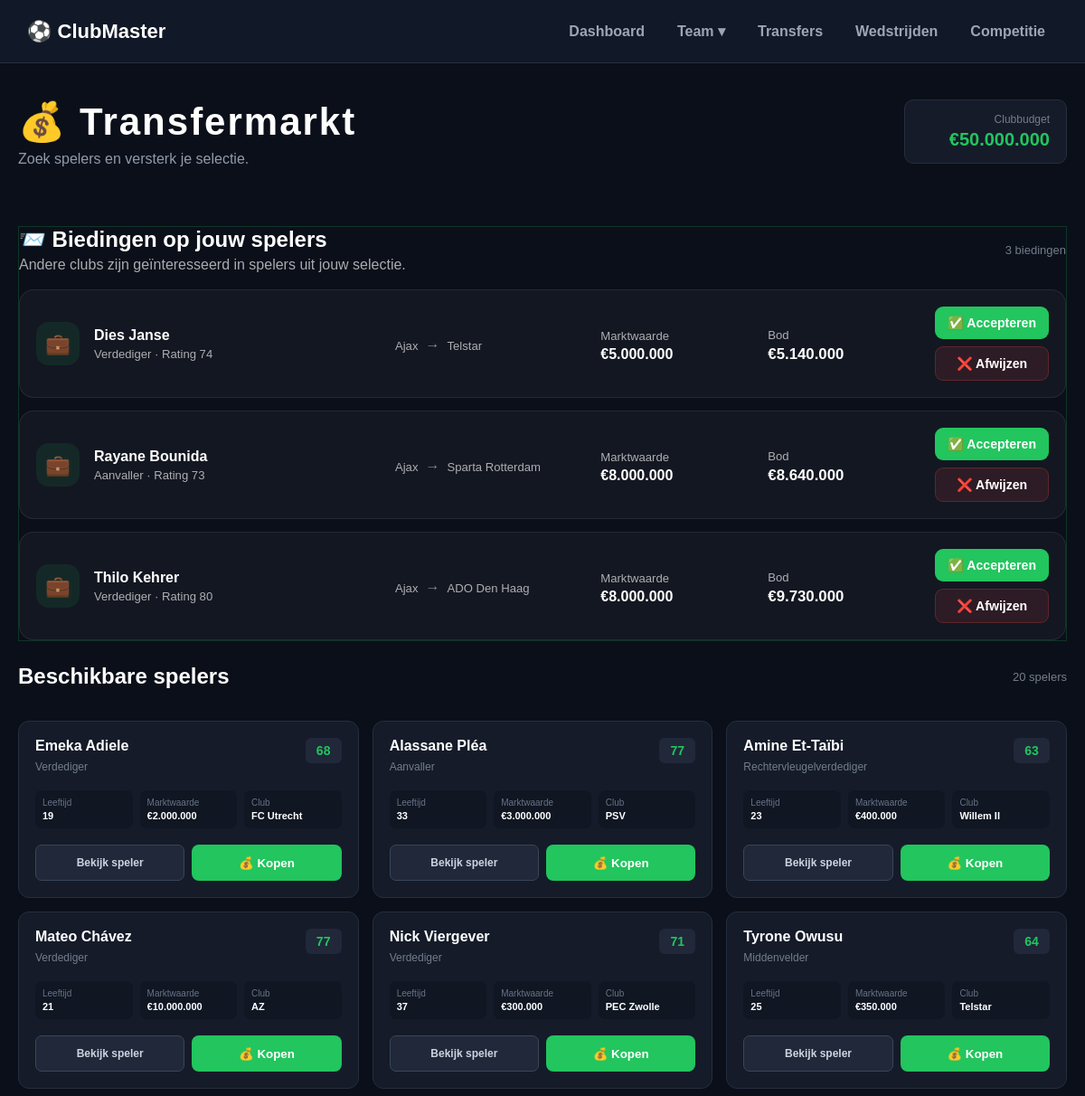
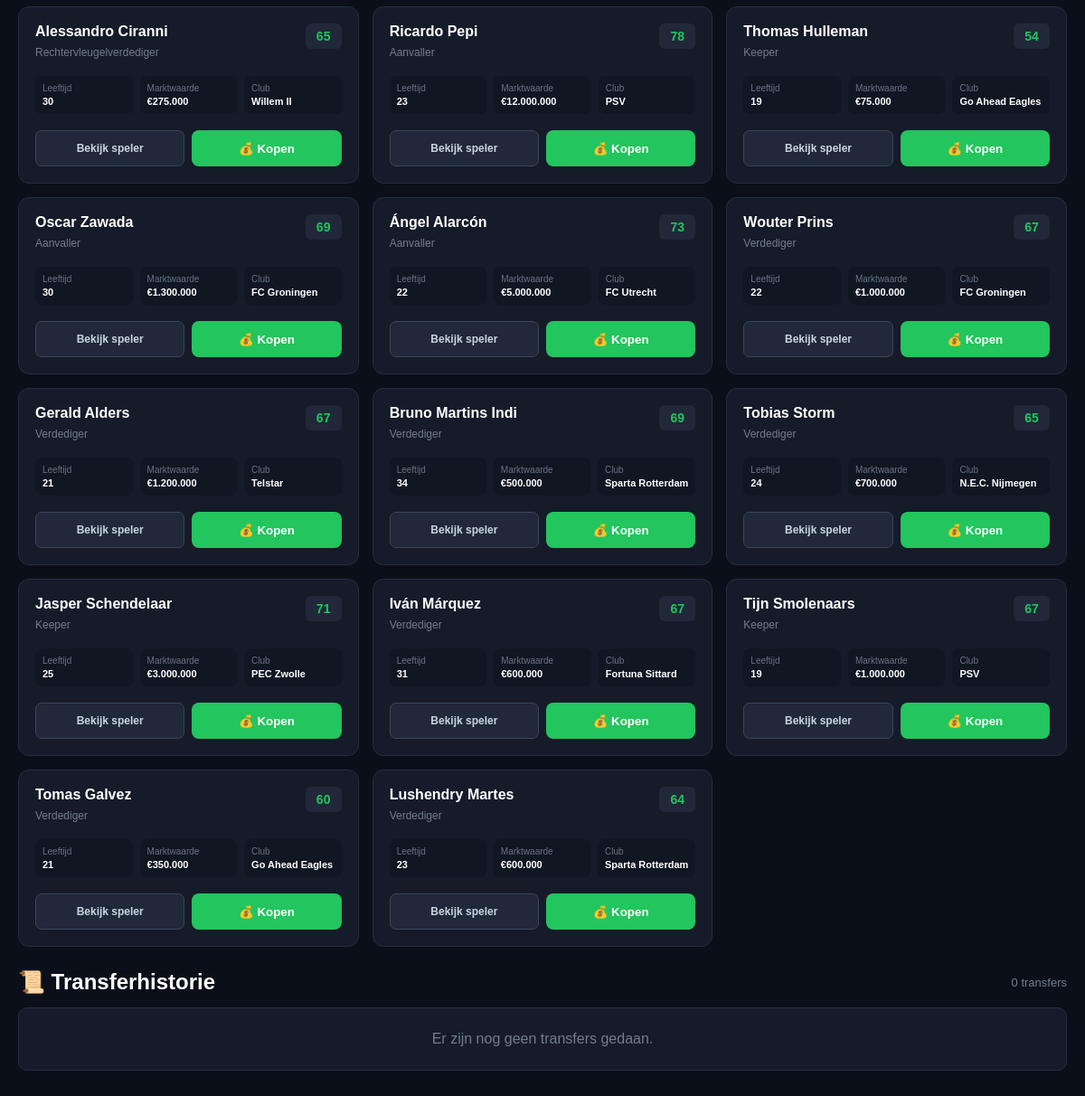
Screenshot of /transfers (signed in) with the database file from the repository (2 pictures, top to bottom).
### tables this page shows
CREATE TABLE clubs (
            id INTEGER PRIMARY KEY AUTOINCREMENT,
            naam TEXT NOT NULL,
            stad TEXT NOT NULL,
            rating INTEGER NOT NULL,
            logo TEXT NOT NULL,
            budget INTEGER NOT NULL,
            salariskosten INTEGER NOT NULL,
            stadioncapaciteit INTEGER NOT NULL,
            inkomsten_per_wedstrijd INTEGER NOT NULL
        );

CREATE TABLE players (
            id INTEGER PRIMARY KEY AUTOINCREMENT,
            club_id INTEGER NOT NULL,
            naam TEXT NOT NULL,
            positie TEXT NOT NULL,
            leeftijd INTEGER NOT NULL,
            marktwaarde INTEGER NOT NULL,
            rating INTEGER NOT NULL,
            salaris INTEGER NOT NULL,
            contractduur INTEGER NOT NULL,
            FOREIGN KEY (club_id) REFERENCES clubs(id)
        );

### app.py (the view)
@app.route("/transfers")
@login_required
def transfers():
    club = get_user_club()
    if club is None:
        return redirect(
            url_for("clubs_page")
        )
    transfer_offers = (
        genereer_ai_transferbiedingen()
    )
    progress = get_user_progress()
    connection = get_connection()
    spelers = connection.execute("""
        SELECT
            players.id,
            players.naam,
            players.positie,
            players.leeftijd,
            players.marktwaarde,
            players.rating,
            players.club_id,
            clubs.naam AS club_naam,
            clubs.logo AS club_logo
        FROM players
        JOIN clubs
            ON players.club_id = clubs.id
        WHERE players.club_id != ?
        ORDER BY RANDOM()
        LIMIT 20
    """, (
        club["id"],
    )).fetchall()
    connection.close()
    return render_template(
        "transfers.html",
        club=club,
        players=spelers,
        transfer_history=
            progress["transfer_history"],
        transfer_offers=
            transfer_offers
    )

### app.py (called while the page is built, shortened)
def get_connection():
    connection = sqlite3.connect(DATABASE)
    connection.row_factory = sqlite3.Row
    return connection

def login_required(view):
    @wraps(view)
    def wrapped_view(*args, **kwargs):
        user_id = session.get("user_id")
        if user_id is None:
            return redirect(
                url_for("login")
            )
        connection = get_connection()
        user = connection.execute("""
            SELECT id
            FROM users
            WHERE id = ?
        """, (
            user_id,
        )).fetchone()
        connection.close()
        if user is None:
            session.clear()
            return redirect(
                url_for("login")
            )
        return view(*args, **kwargs)
    return wrapped_view

def get_current_user():
    user_id = session.get("user_id")
    if user_id is None:
        return None
    connection = get_connection()
    user = connection.execute("""
        SELECT
            id,
            username,
            password_hash,
            club_id,
            lineup_json,
            tactics_json,
            transfer_history_json,
            transfer_offers_json,
            transfer_offer_date,
            created_at
        FROM users
        WHERE id = ?
    """, (
        user_id,
    )).fetchone()
    connection.close()
    return user

def load_json_value(value, default):
    if not value:
        return default
    try:
        return json.loads(value)
    except (
        TypeError,
        ValueError,
        json.JSONDecodeError
    ):
        return default

def get_user_progress():
    user = get_current_user()
    return {
        "lineup": load_json_value(
            user["lineup_json"],
            {}
        ),
        "tactics": load_json_value(
            user["tactics_json"],
            {
                "formatie": "4-3-3",
                "speelstijl": "Gebalanceerd",
                "mentaliteit": "Gebalanceerd",
                "druk": "Normaal"
            }
        ),
        "transfer_history": load_json_value(
            user["transfer_history_json"],
            []
        ),
        "transfer_offers": load_json_value(
            user["transfer_offers_json"],
            []
        ),
        "transfer_offer_date":
            user["transfer_offer_date"]
    }

### Templates/transfers.html (shortened to what this page needs)
<!DOCTYPE html>
<html lang="nl">
<head>
    <link
        rel="stylesheet"
        href="{{ url_for('static', filename='style.css') }}"
    >
</head>
<body>
{% include "navbar.html" %}
<main class="transfers-page">
    <div class="transfers-header">
        <div>
            <h1>
                💰 Transfermarkt
            </h1>
            <p class="page-subtitle">
                Zoek spelers en versterk je selectie.
            </p>
        </div>
        <div class="transfer-budget">
            <span>
                Clubbudget
            </span>
            <strong>
                €{{ "{:,.0f}".format(club.budget).replace(",", ".") }}
            </strong>
        </div>
    </div>
    {% if transfer_offers %}
    <section class="transfer-section ai-offers-section">
        <div class="transfer-section-header">
            <div>
                <h2>
                    📨 Biedingen op jouw spelers
                </h2>
                <p class="transfer-offers-subtitle">
                    Andere clubs zijn geïnteresseerd in spelers uit jouw selectie.
                </p>
            </div>
            <span>
                {{ transfer_offers|length }} biedingen
            </span>
        </div>
        <div class="transfer-offers-list">
            {% for offer in transfer_offers %}
            <article class="ai-offer-card">
                <div class="ai-offer-icon">
                    💼
                </div>
                <div class="ai-offer-main">
                    <div class="ai-offer-player">
                        <strong>
                            {{ offer.player_name }}
                        </strong>
                        <span>
                            {{ offer.position }}
                            ·
                            Rating {{ offer.rating }}
                        </span>
                    </div>
                    <div class="ai-offer-route">
                        <span>
                            {{ offer.from_club }}
                        </span>
                        <strong>
                            →
                        </strong>
                        <span>
                            {{ offer.to_club }}
                        </span>
                    </div>
                    <div class="ai-offer-value">
                        <span>
                            Marktwaarde
                        </span>
                        <strong>
                            €{{ "{:,.0f}".format(offer.market_value).replace(",", ".") }}
                        </strong>
                    </div>
                    <div class="ai-offer-price">
                        <span>
                            Bod
                        </span>
                        <strong>
                            €{{ "{:,.0f}".format(offer.offer).replace(",", ".") }}
                        </strong>
                    </div>
                </div>
                <div class="ai-offer-actions">
                    <form
                        method="POST"
                        action="{{ url_for('accept_transfer_offer', offer_id=offer.id) }}"
                    >
                        <button
                            type="submit"
                            class="club-button ai-accept-button"
                        >
                            ✅ Accepteren
                        </button>
                    </form>
                    <form
                        method="POST"
                        action="{{ url_for('reject_transfer_offer', offer_id=offer.id) }}"
                    >
                        <button
                            type="submit"
                            class="ai-reject-button"
                        >
                            ❌ Afwijzen
                        </button>
                    </form>
                </div>
            </article>
            {% endfor %}
        </div>
    </section>
    {% endif %}
    <section class="transfer-section">
        <div class="transfer-section-header">
            <h2>
                Beschikbare spelers
            </h2>
            <span>
                {{ players|length }} spelers
            </span>
        </div>
        <div class="transfer-grid">
            {% for player in players %}
                <article class="transfer-card">
                    <div class="transfer-card-top">
                        <div>
                            <h3>
                                {{ player.naam }}
                            </h3>
                            <span class="transfer-position">
                                {{ player.positie }}
                            </span>
                        </div>
                        <div class="transfer-rating">
                            {{ player.rating }}
                        </div>
                    </div>
                    <div class="transfer-details">
                        <div>
                            <span>
                                Leeftijd
                            </span>
                            <strong>
                                {{ player.leeftijd }}
                            </strong>
                        </div>
                        <div>
                            <span>
                                Marktwaarde
                            </span>
                            <strong>
                                €{{ "{:,.0f}".format(player.marktwaarde).replace(",", ".") }}
                            </strong>
                        </div>
                        <div>
                            <span>
                                Club
                            </span>
                            <strong>
                                {{ player.club_naam }}
                            </strong>
                        </div>
                    </div>
                    <div class="transfer-actions">
                        <a
                            href="{{ url_for('player_detail', player_id=player.id) }}"
                            class="transfer-info-button"
                        >
                            Bekijk speler
                        </a>
                        <form
                            method="POST"
                            action="{{ url_for('buy_transfer', player_id=player.id) }}"
                        >
                            <button
                                type="submit"
                                class="club-button transfer-buy-button"
                            >
                                💰 Kopen
                            </button>
                        </form>
                    </div>
                </article>
            {% else %}
                <div class="no-transfer-players">
                    Er zijn momenteel geen spelers beschikbaar.
                </div>
            {% endfor %}
        </div>
    </section>
    <section class="transfer-section">
        <div class="transfer-section-header">
            <h2>
                📜 Transferhistorie
            </h2>
            <span>
                {{ transfer_history|length }} transfers
            </span>
        </div>
        <div class="transfer-history">
            {% for transfer in transfer_history %}
                <article class="history-card">
                    <div class="history-main">
                        <div class="history-player">
                            <strong>
                                {{ transfer.player_name }}
                            </strong>
                            <span>
                                {{ transfer.position }}
                                ·
                                Rating {{ transfer.rating }}
                            </span>
                        </div>
                        <div class="history-route">
                            <span>
                                {{ transfer.from_club }}
                            </span>
                            <strong>
                                →
                            </strong>
                            <span>
                                {{ transfer.to_club }}
                            </span>
                        </div>
                    </div>
                    <div class="history-meta">
                        <strong>
                            €{{ "{:,.0f}".format(transfer.price).replace(",", ".") }}
                        </strong>
                        <span>
                            {{ transfer.date }}
                        </span>
                    </div>
                </article>
            {% else %}
                <div class="no-history">
                    Er zijn nog geen transfers gedaan.
                </div>
            {% endfor %}
        </div>
    </section>
</main>
</body>
</html>

### rows the page displays
clubs: budget "50.000.000"
players: naam "Emeka Adiele", positie "Verdediger", rating "68", leeftijd "19", marktwaarde "2.000.000", club_naam "FC Utrecht"
players: naam "Alassane Pléa", positie "Aanvaller", rating "77", leeftijd "33", marktwaarde "3.000.000", club_naam "PSV"
players: naam "Amine Et-Taïbi", positie "Rechtervleugelverdediger", rating "63", leeftijd "23", marktwaarde "400.000", club_naam "Willem II"
players: naam "Mateo Chávez", positie "Verdediger", rating "77", leeftijd "21", marktwaarde "10.000.000", club_naam "AZ"
players: naam "Nick Viergever", positie "Verdediger", rating "71", leeftijd "37", marktwaarde "300.000", club_naam "PEC Zwolle"
players: naam "Tyrone Owusu", positie "Middenvelder", rating "64", leeftijd "25", marktwaarde "350.000", club_naam "Telstar"
players: naam "Alessandro Ciranni", positie "Rechtervleugelverdediger", rating "65", leeftijd "30", marktwaarde "275.000", club_naam "Willem II"
players: naam "Ricardo Pepi", positie "Aanvaller", rating "78", leeftijd "23", marktwaarde "12.000.000", club_naam "PSV"
players: naam "Thomas Hulleman", positie "Keeper", rating "54", leeftijd "19", marktwaarde "75.000", club_naam "Go Ahead Eagles"
players: naam "Oscar Zawada", positie "Aanvaller", rating "69", leeftijd "30", marktwaarde "1.300.000", club_naam "FC Groningen"
players: naam "Ángel Alarcón", positie "Aanvaller", rating "73", leeftijd "22", marktwaarde "5.000.000", club_naam "FC Utrecht"
players: naam "Wouter Prins", positie "Verdediger", rating "67", leeftijd "22", marktwaarde "1.000.000", club_naam "FC Groningen"
players: naam "Gerald Alders", positie "Verdediger", rating "67", leeftijd "21", marktwaarde "1.200.000", club_naam "Telstar"
players: naam "Bruno Martins Indi", positie "Verdediger", rating "69", leeftijd "34", marktwaarde "500.000", club_naam "Sparta Rotterdam"
players: naam "Tobias Storm", positie "Verdediger", rating "65", leeftijd "24", marktwaarde "700.000", club_naam "N.E.C. Nijmegen"
players: naam "Jasper Schendelaar", positie "Keeper", rating "71", leeftijd "25", marktwaarde "3.000.000", club_naam "PEC Zwolle"
players: naam "Iván Márquez", positie "Verdediger", rating "67", leeftijd "31", marktwaarde "600.000", club_naam "Fortuna Sittard"
players: naam "Tijn Smolenaars", positie "Keeper", rating "67", leeftijd "19", marktwaarde "1.000.000", club_naam "PSV"
players: naam "Tomas Galvez", positie "Verdediger", rating "60", leeftijd "21", marktwaarde "350.000", club_naam "Go Ahead Eagles"
players: naam "Lushendry Martes", positie "Verdediger", rating "64", leeftijd "23", marktwaarde "600.000", club_naam "Sparta Rotterdam"

### other values shown
{{ transfer_offers|length }} "3"
{{ offer.player_name }} "Dies Janse" "Rayane Bounida" "Thilo Kehrer"
{{ offer.position }} "Verdediger" "Aanvaller" "Verdediger"
{{ offer.rating }} "74" "73" "80"
{{ offer.from_club }} "Ajax" "Ajax" "Ajax"
{{ offer.to_club }} "Telstar" "Sparta Rotterdam" "ADO Den Haag"
{{ "{:,.0f}".format(offer.market_value).replace(",", ".") }} "5.000.000" "8.000.000" "8.000.000"
{{ "{:,.0f}".format(offer.offer).replace(",", ".") }} "5.140.000" "8.640.000" "9.730.000"
{{ players|length }} "20"
{{ transfer_history|length }} "0"
